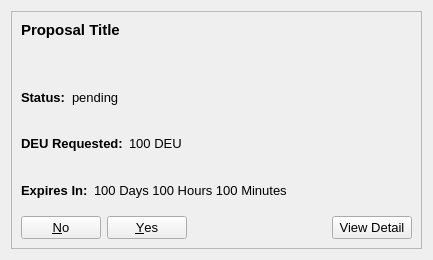
<?xml version="1.0" encoding="UTF-8"?>
<ui version="4.0">
 <class>CommunityFundDisplay</class>
 <widget class="QWidget" name="CommunityFundDisplay">
  <property name="geometry">
   <rect>
    <x>0</x>
    <y>0</y>
    <width>433</width>
    <height>260</height>
   </rect>
  </property>
  <property name="sizePolicy">
   <sizepolicy hsizetype="Maximum" vsizetype="Maximum">
    <horstretch>0</horstretch>
    <verstretch>0</verstretch>
   </sizepolicy>
  </property>
  <property name="minimumSize">
   <size>
    <width>433</width>
    <height>260</height>
   </size>
  </property>
  <property name="maximumSize">
   <size>
    <width>433</width>
    <height>260</height>
   </size>
  </property>
  <property name="baseSize">
   <size>
    <width>433</width>
    <height>433</height>
   </size>
  </property>
  <property name="windowTitle">
   <string>Form</string>
  </property>
  <layout class="QVBoxLayout" name="verticalLayout_2">
   <item>
    <widget class="QFrame" name="frame">
     <property name="sizePolicy">
      <sizepolicy hsizetype="Maximum" vsizetype="Maximum">
       <horstretch>0</horstretch>
       <verstretch>0</verstretch>
      </sizepolicy>
     </property>
     <property name="maximumSize">
      <size>
       <width>433</width>
       <height>433</height>
      </size>
     </property>
     <property name="baseSize">
      <size>
       <width>433</width>
       <height>433</height>
      </size>
     </property>
     <property name="frameShape">
      <enum>QFrame::StyledPanel</enum>
     </property>
     <property name="frameShadow">
      <enum>QFrame::Raised</enum>
     </property>
     <layout class="QVBoxLayout" name="verticalLayout">
      <item>
       <widget class="QLabel" name="title">
        <property name="sizePolicy">
         <sizepolicy hsizetype="Maximum" vsizetype="Maximum">
          <horstretch>0</horstretch>
          <verstretch>0</verstretch>
         </sizepolicy>
        </property>
        <property name="minimumSize">
         <size>
          <width>0</width>
          <height>0</height>
         </size>
        </property>
        <property name="maximumSize">
         <size>
          <width>400</width>
          <height>50</height>
         </size>
        </property>
        <property name="baseSize">
         <size>
          <width>0</width>
          <height>0</height>
         </size>
        </property>
        <property name="font">
         <font>
          <pointsize>11</pointsize>
          <weight>75</weight>
          <bold>true</bold>
         </font>
        </property>
        <property name="text">
         <string>Proposal Title</string>
        </property>
        <property name="alignment">
         <set>Qt::AlignLeading|Qt::AlignLeft|Qt::AlignTop</set>
        </property>
        <property name="wordWrap">
         <bool>true</bool>
        </property>
        <property name="openExternalLinks">
         <bool>true</bool>
        </property>
        <property name="textInteractionFlags">
         <set>Qt::LinksAccessibleByMouse</set>
        </property>
       </widget>
      </item>
      <item>
       <layout class="QVBoxLayout" name="verticalLayoutProposal">
        <item>
         <layout class="QHBoxLayout" name="horizontalLayoutStatus">
          <item>
           <widget class="QLabel" name="labelTitleStatus">
            <property name="sizePolicy">
             <sizepolicy hsizetype="Maximum" vsizetype="Preferred">
              <horstretch>0</horstretch>
              <verstretch>0</verstretch>
             </sizepolicy>
            </property>
            <property name="font">
             <font>
              <pointsize>10</pointsize>
              <weight>75</weight>
              <bold>true</bold>
             </font>
            </property>
            <property name="text">
             <string>Status:</string>
            </property>
           </widget>
          </item>
          <item>
           <widget class="QLabel" name="labelStatus">
            <property name="baseSize">
             <size>
              <width>433</width>
              <height>433</height>
             </size>
            </property>
            <property name="font">
             <font>
              <pointsize>10</pointsize>
             </font>
            </property>
            <property name="text">
             <string>pending</string>
            </property>
           </widget>
          </item>
         </layout>
        </item>
        <item>
         <layout class="QHBoxLayout" name="horizontalLayoutRequested">
          <item>
           <widget class="QLabel" name="labelTitleRequested">
            <property name="sizePolicy">
             <sizepolicy hsizetype="Maximum" vsizetype="Preferred">
              <horstretch>0</horstretch>
              <verstretch>0</verstretch>
             </sizepolicy>
            </property>
            <property name="font">
             <font>
              <pointsize>10</pointsize>
              <weight>75</weight>
              <bold>true</bold>
             </font>
            </property>
            <property name="text">
             <string>DEU Requested:</string>
            </property>
           </widget>
          </item>
          <item>
           <widget class="QLabel" name="labelRequested">
            <property name="font">
             <font>
              <pointsize>10</pointsize>
             </font>
            </property>
            <property name="text">
             <string>100 DEU</string>
            </property>
           </widget>
          </item>
         </layout>
        </item>
        <item>
         <layout class="QHBoxLayout" name="horizontalLayoutDuration">
          <item>
           <widget class="QLabel" name="labelTitleDuration">
            <property name="sizePolicy">
             <sizepolicy hsizetype="Maximum" vsizetype="Preferred">
              <horstretch>0</horstretch>
              <verstretch>0</verstretch>
             </sizepolicy>
            </property>
            <property name="font">
             <font>
              <pointsize>10</pointsize>
              <weight>75</weight>
              <bold>true</bold>
             </font>
            </property>
            <property name="text">
             <string>Expires In:</string>
            </property>
           </widget>
          </item>
          <item>
           <widget class="QLabel" name="labelDuration">
            <property name="font">
             <font>
              <pointsize>10</pointsize>
             </font>
            </property>
            <property name="text">
             <string>100 Days 100 Hours 100 Minutes</string>
            </property>
           </widget>
          </item>
         </layout>
        </item>
        <item>
         <layout class="QHBoxLayout" name="horizontalLayoutButtons">
          <item>
           <widget class="QDialogButtonBox" name="buttonBoxVote">
            <property name="font">
             <font>
              <pointsize>10</pointsize>
             </font>
            </property>
            <property name="layoutDirection">
             <enum>Qt::RightToLeft</enum>
            </property>
            <property name="standardButtons">
             <set>QDialogButtonBox::No|QDialogButtonBox::Yes</set>
            </property>
           </widget>
          </item>
          <item>
           <widget class="QPushButton" name="pushButtonDetails">
            <property name="font">
             <font>
              <pointsize>10</pointsize>
             </font>
            </property>
            <property name="text">
             <string>View Detail</string>
            </property>
           </widget>
          </item>
         </layout>
        </item>
       </layout>
      </item>
     </layout>
    </widget>
   </item>
  </layout>
 </widget>
 <resources/>
 <connections/>
</ui>
